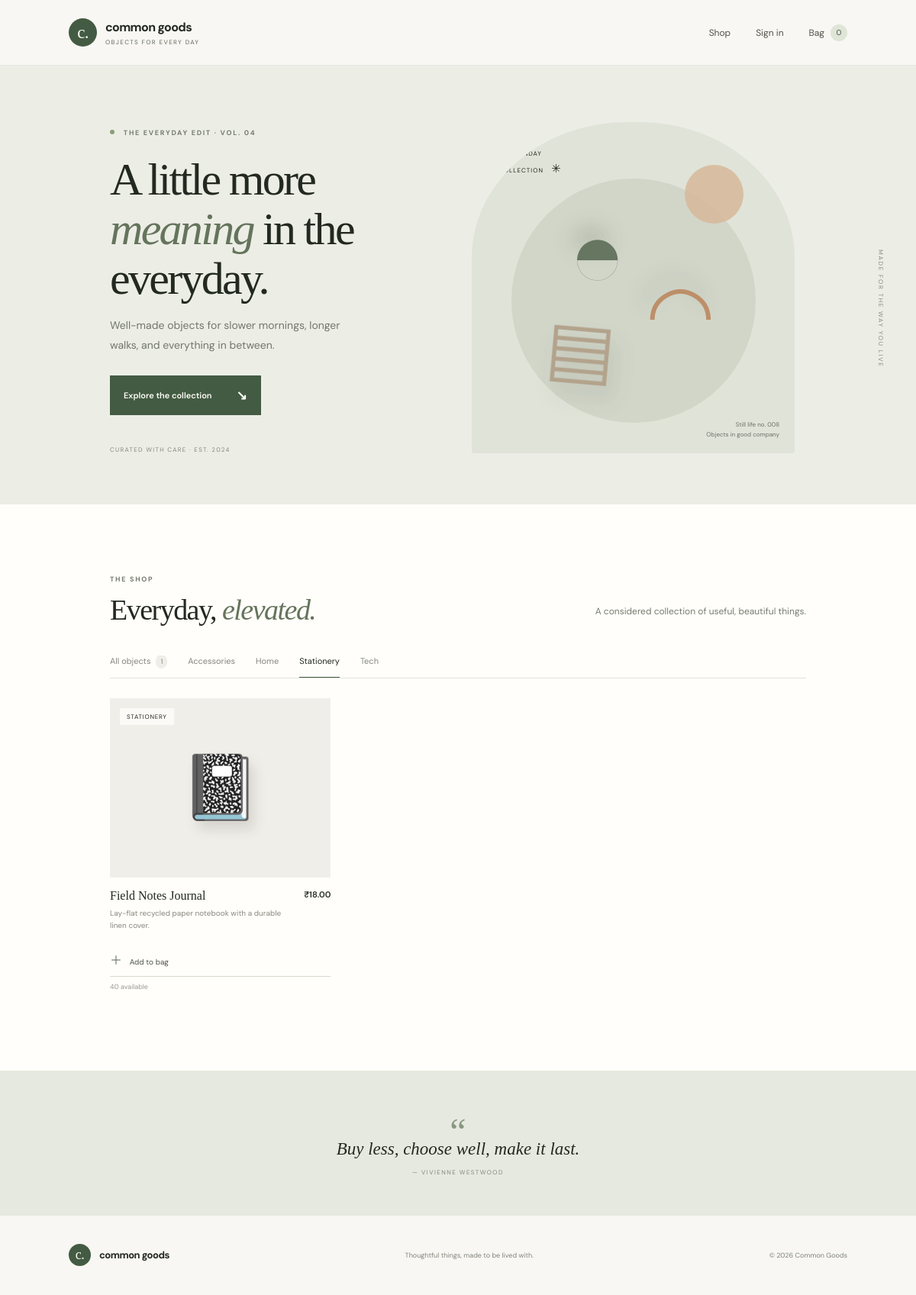
The app's page /?category=Stationery with its own data.
### tables this page shows
CREATE TABLE products(id INTEGER PRIMARY KEY, name TEXT NOT NULL, description TEXT NOT NULL DEFAULT '',
      price REAL NOT NULL CHECK(price>=0), image TEXT NOT NULL DEFAULT '', stock INTEGER NOT NULL DEFAULT 0 CHECK(stock>=0),
      category TEXT NOT NULL DEFAULT 'General', created_at TEXT NOT NULL DEFAULT CURRENT_TIMESTAMP);

### app.py (the view)
@app.get("/")
def home():
    category = request.args.get("category", "")
    sql, params = "SELECT * FROM products WHERE stock>0", []
    if category:
        sql += " AND category=?"; params.append(category)
    products = db().execute(sql + " ORDER BY id DESC", params).fetchall()
    categories = db().execute("SELECT DISTINCT category FROM products ORDER BY category").fetchall()
    return render_template("home.html", products=products, categories=categories, selected=category)

### app.py (called while the page is built)
def db():
    if "db" not in g:
        g.db = sqlite3.connect(DB_PATH)
        g.db.row_factory = sqlite3.Row
        g.db.execute("PRAGMA foreign_keys = ON")
    return g.db

@app.before_request
def load_user():
    if "csrf_token" not in session:
        session["csrf_token"] = secrets.token_urlsafe(32)
    if request.method == "POST" and request.path != "/payment/callback" and not hmac.compare_digest(request.form.get("csrf_token", ""), session["csrf_token"]):
        abort(400)
    g.user = db().execute("SELECT * FROM users WHERE id=?", (session.get("user_id"),)).fetchone() if session.get("user_id") else None

@app.context_processor
def nav_data():
    count = 0
    if getattr(g, "user", None):
        row = db().execute("SELECT COALESCE(SUM(quantity),0) n FROM cart_items WHERE user_id=?", (g.user["id"],)).fetchone()
        count = row["n"]
    return {"cart_count": count, "csrf_token": session.get("csrf_token", "")}

### templates/home.html
{% extends 'base.html' %}{% block title %}Thoughtful things for every day{% endblock %}{% block content %}
<section class="hero"><div class="hero-copy"><div class="eyebrow"><span></span> THE EVERYDAY EDIT · VOL. 04</div><h1>A little more<br><em>meaning</em> in the<br>everyday.</h1><p>Well-made objects for slower mornings, longer walks, and everything in between.</p><a class="button button-dark" href="#shop">Explore the collection <span>↘</span></a><div class="hero-note">CURATED WITH CARE · EST. 2024</div></div><div class="hero-art"><div class="sun"></div><div class="art-label">THE SUNDAY<br>COLLECTION <span>✳</span></div><div class="hero-object object-vase">◒</div><div class="hero-object object-cup">◡</div><div class="hero-object object-book">▤</div><div class="hero-art-caption">Still life no. 008<br>Objects in good company</div></div><div class="hero-side">MADE FOR THE WAY YOU LIVE</div></section>
<section class="shop-section" id="shop"><div class="section-heading"><div><div class="eyebrow">THE SHOP</div><h2>Everyday, <em>elevated.</em></h2></div><p>A considered collection of useful, beautiful things.</p></div>
<div class="filters"><a class="filter {% if not selected %}active{% endif %}" href="{{ url_for('home') }}">All objects <span>{{ products|length }}</span></a>{% for cat in categories %}<a class="filter {% if selected==cat.category %}active{% endif %}" href="{{ url_for('home',category=cat.category) }}">{{ cat.category }}</a>{% endfor %}</div>
<div class="product-grid">{% for p in products %}<article class="product-card"><a class="product-image" href="#product-{{ p.id }}"><span class="product-emoji">{{ p.image }}</span><span class="image-badge">{{ p.category }}</span></a><div class="product-meta"><div><h3>{{ p.name }}</h3><p>{{ p.description }}</p></div><span class="price">₹{{ '%.2f'|format(p.price) }}</span></div><form method="post" action="{{ url_for('cart_add',product_id=p.id) }}"><input type="hidden" name="csrf_token" value="{{ csrf_token }}"><button class="add-button" type="submit"><span>＋</span> Add to bag</button></form><div id="product-{{ p.id }}" class="stock-note">{{ p.stock }} available</div></article>{% else %}<p>No products in this collection yet.</p>{% endfor %}</div></section>
<section class="quote-band"><span class="quote-mark">“</span><p>Buy less, choose well, make it last.</p><span class="quote-by">— VIVIENNE WESTWOOD</span></section>
{% endblock %}

### records on screen
products: image "📓", category "STATIONERY", name "Field Notes Journal", description "Lay-flat recycled paper notebook with a durable linen cover.", price "18.00", stock "40"

### other values on screen
{{ cart_count }} "0"
{{ products|length }} "1"
{{ cat.category }} "Accessories" "Home" "Stationery" "Tech"
